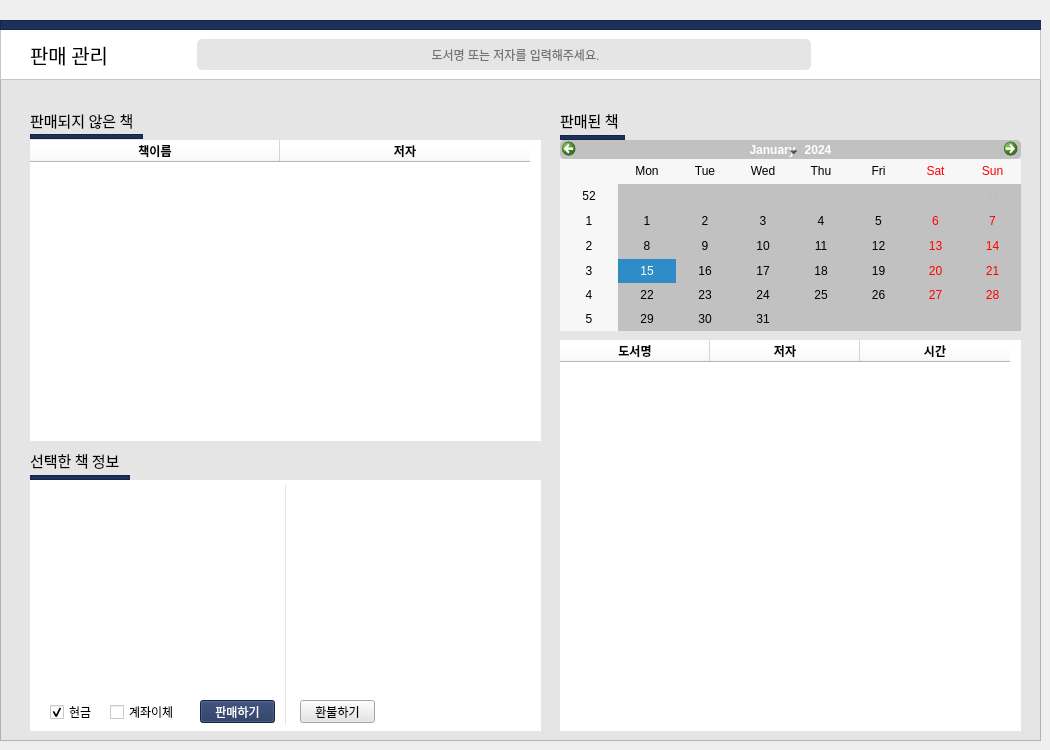
    <widget class="QWidget" name="about_sell">
     <widget class="QFrame" name="about_sell_frame">
      <property name="geometry">
       <rect>
        <x>0</x>
        <y>20</y>
        <width>1041</width>
        <height>721</height>
       </rect>
      </property>
      <property name="styleSheet">
       <string notr="true">background-color: rgb(229, 229, 229);</string>
      </property>
      <property name="frameShape">
       <enum>QFrame::StyledPanel</enum>
      </property>
      <property name="frameShadow">
       <enum>QFrame::Raised</enum>
      </property>
      <widget class="QCalendarWidget" name="calendarWidget">
       <property name="geometry">
        <rect>
         <x>560</x>
         <y>120</y>
         <width>461</width>
         <height>191</height>
        </rect>
       </property>
       <property name="styleSheet">
        <string notr="true">background-color: rgb(193, 193, 193);
border-radius: 5px;
</string>
       </property>
       <property name="gridVisible">
        <bool>false</bool>
       </property>
      </widget>
      <widget class="QTableWidget" name="nonsell_table">
       <property name="geometry">
        <rect>
         <x>30</x>
         <y>120</y>
         <width>511</width>
         <height>301</height>
        </rect>
       </property>
       <property name="styleSheet">
        <string notr="true">background-color: rgb(255, 255, 255);
</string>
       </property>
       <property name="frameShape">
        <enum>QFrame::NoFrame</enum>
       </property>
       <property name="frameShadow">
        <enum>QFrame::Plain</enum>
       </property>
       <property name="verticalScrollBarPolicy">
        <enum>Qt::ScrollBarAsNeeded</enum>
       </property>
       <property name="horizontalScrollBarPolicy">
        <enum>Qt::ScrollBarAlwaysOff</enum>
       </property>
       <property name="sizeAdjustPolicy">
        <enum>QAbstractScrollArea::AdjustIgnored</enum>
       </property>
       <property name="editTriggers">
        <set>QAbstractItemView::NoEditTriggers</set>
       </property>
       <property name="alternatingRowColors">
        <bool>true</bool>
       </property>
       <property name="selectionMode">
        <enum>QAbstractItemView::SingleSelection</enum>
       </property>
       <property name="selectionBehavior">
        <enum>QAbstractItemView::SelectRows</enum>
       </property>
       <property name="showGrid">
        <bool>true</bool>
       </property>
       <property name="gridStyle">
        <enum>Qt::SolidLine</enum>
       </property>
       <property name="sortingEnabled">
        <bool>false</bool>
       </property>
       <property name="wordWrap">
        <bool>true</bool>
       </property>
       <attribute name="horizontalHeaderCascadingSectionResizes">
        <bool>false</bool>
       </attribute>
       <attribute name="horizontalHeaderDefaultSectionSize">
        <number>250</number>
       </attribute>
       <column>
        <property name="text">
         <string>책이름</string>
        </property>
        <property name="font">
         <font>
          <weight>75</weight>
          <bold>true</bold>
         </font>
        </property>
       </column>
       <column>
        <property name="text">
         <string>저자</string>
        </property>
        <property name="font">
         <font>
          <weight>75</weight>
          <bold>true</bold>
         </font>
        </property>
       </column>
      </widget>
      <widget class="QTableWidget" name="timesell_table">
       <property name="geometry">
        <rect>
         <x>560</x>
         <y>320</y>
         <width>461</width>
         <height>391</height>
        </rect>
       </property>
       <property name="styleSheet">
        <string notr="true">background-color: rgb(255, 255, 255);</string>
       </property>
       <property name="frameShape">
        <enum>QFrame::NoFrame</enum>
       </property>
       <property name="horizontalScrollBarPolicy">
        <enum>Qt::ScrollBarAlwaysOff</enum>
       </property>
       <property name="editTriggers">
        <set>QAbstractItemView::NoEditTriggers</set>
       </property>
       <property name="alternatingRowColors">
        <bool>false</bool>
       </property>
       <property name="selectionMode">
        <enum>QAbstractItemView::SingleSelection</enum>
       </property>
       <property name="selectionBehavior">
        <enum>QAbstractItemView::SelectRows</enum>
       </property>
       <attribute name="horizontalHeaderDefaultSectionSize">
        <number>150</number>
       </attribute>
       <attribute name="verticalHeaderVisible">
        <bool>false</bool>
       </attribute>
       <column>
        <property name="text">
         <string>도서명</string>
        </property>
        <property name="font">
         <font>
          <weight>75</weight>
          <bold>true</bold>
         </font>
        </property>
       </column>
       <column>
        <property name="text">
         <string>저자</string>
        </property>
        <property name="font">
         <font>
          <weight>75</weight>
          <bold>true</bold>
         </font>
        </property>
       </column>
       <column>
        <property name="text">
         <string>시간</string>
        </property>
        <property name="font">
         <font>
          <weight>75</weight>
          <bold>true</bold>
         </font>
        </property>
       </column>
      </widget>
      <widget class="QPlainTextEdit" name="info_box">
       <property name="geometry">
        <rect>
         <x>30</x>
         <y>460</y>
         <width>511</width>
         <height>251</height>
        </rect>
       </property>
       <property name="font">
        <font>
         <family>a옛날목욕탕L</family>
         <pointsize>10</pointsize>
        </font>
       </property>
       <property name="contextMenuPolicy">
        <enum>Qt::DefaultContextMenu</enum>
       </property>
       <property name="styleSheet">
        <string notr="true">background-color: rgb(255, 255, 255);
</string>
       </property>
       <property name="frameShape">
        <enum>QFrame::NoFrame</enum>
       </property>
       <property name="readOnly">
        <bool>true</bool>
       </property>
      </widget>
      <widget class="QFrame" name="browse_frame">
       <property name="geometry">
        <rect>
         <x>0</x>
         <y>0</y>
         <width>1041</width>
         <height>60</height>
        </rect>
       </property>
       <property name="styleSheet">
        <string notr="true">background-color: rgb(255, 255, 255);</string>
       </property>
       <property name="frameShape">
        <enum>QFrame::StyledPanel</enum>
       </property>
       <property name="frameShadow">
        <enum>QFrame::Raised</enum>
       </property>
       <widget class="QLineEdit" name="search_text">
        <property name="geometry">
         <rect>
          <x>220</x>
          <y>19</y>
          <width>591</width>
          <height>31</height>
         </rect>
        </property>
        <property name="styleSheet">
         <string notr="true">background-color: rgb(229, 229, 229);
border-radius: 5px;</string>
        </property>
        <property name="text">
         <string/>
        </property>
        <property name="frame">
         <bool>false</bool>
        </property>
        <property name="alignment">
         <set>Qt::AlignCenter</set>
        </property>
        <property name="placeholderText">
         <string>도서명 또는 저자를 입력해주세요.</string>
        </property>
       </widget>
       <widget class="QPushButton" name="search_icon">
        <property name="enabled">
         <bool>false</bool>
        </property>
        <property name="geometry">
         <rect>
          <x>197</x>
          <y>19</y>
          <width>31</width>
          <height>31</height>
         </rect>
        </property>
        <property name="styleSheet">
         <string notr="true">background-color: rgb(229, 229, 229);
border-radius: 5px;</string>
        </property>
        <property name="text">
         <string/>
        </property>
        <property name="icon">
         <iconset>
          <normaloff>:/search_icon/active-search.png</normaloff>:/search_icon/active-search.png</iconset>
        </property>
        <property name="iconSize">
         <size>
          <width>25</width>
          <height>25</height>
         </size>
        </property>
        <property name="flat">
         <bool>true</bool>
        </property>
       </widget>
       <widget class="QFrame" name="color_frame_5">
        <property name="geometry">
         <rect>
          <x>0</x>
          <y>0</y>
          <width>1051</width>
          <height>10</height>
         </rect>
        </property>
        <property name="styleSheet">
         <string notr="true">background-color: rgb(29, 48, 90);</string>
        </property>
        <property name="frameShape">
         <enum>QFrame::StyledPanel</enum>
        </property>
        <property name="frameShadow">
         <enum>QFrame::Raised</enum>
        </property>
       </widget>
       <widget class="QLabel" name="label_2">
        <property name="geometry">
         <rect>
          <x>30</x>
          <y>19</y>
          <width>111</width>
          <height>31</height>
         </rect>
        </property>
        <property name="font">
         <font>
          <family>맑은 고딕 Semilight</family>
          <pointsize>15</pointsize>
         </font>
        </property>
        <property name="text">
         <string>판매 관리</string>
        </property>
       </widget>
      </widget>
      <widget class="QLabel" name="label_3">
       <property name="geometry">
        <rect>
         <x>30</x>
         <y>90</y>
         <width>161</width>
         <height>21</height>
        </rect>
       </property>
       <property name="font">
        <font>
         <family>맑은 고딕 Semilight</family>
         <pointsize>11</pointsize>
         <weight>50</weight>
         <bold>false</bold>
         <underline>false</underline>
        </font>
       </property>
       <property name="text">
        <string>판매되지 않은 책</string>
       </property>
      </widget>
      <widget class="QLabel" name="label_4">
       <property name="geometry">
        <rect>
         <x>560</x>
         <y>90</y>
         <width>91</width>
         <height>21</height>
        </rect>
       </property>
       <property name="font">
        <font>
         <family>맑은 고딕 Semilight</family>
         <pointsize>11</pointsize>
        </font>
       </property>
       <property name="text">
        <string>판매된 책</string>
       </property>
      </widget>
      <widget class="Line" name="line_7">
       <property name="geometry">
        <rect>
         <x>283</x>
         <y>465</y>
         <width>5</width>
         <height>240</height>
        </rect>
       </property>
       <property name="styleSheet">
        <string notr="true">background-color: rgb(255, 255, 255);
color: rgb(229, 229, 229);</string>
       </property>
       <property name="frameShadow">
        <enum>QFrame::Plain</enum>
       </property>
       <property name="lineWidth">
        <number>1</number>
       </property>
       <property name="orientation">
        <enum>Qt::Vertical</enum>
       </property>
      </widget>
      <widget class="QPlainTextEdit" name="nonsell_info_box">
       <property name="geometry">
        <rect>
         <x>40</x>
         <y>460</y>
         <width>241</width>
         <height>251</height>
        </rect>
       </property>
       <property name="styleSheet">
        <string notr="true">background-color: rgb(255, 255, 255);</string>
       </property>
       <property name="frameShape">
        <enum>QFrame::NoFrame</enum>
       </property>
       <property name="readOnly">
        <bool>true</bool>
       </property>
      </widget>
      <widget class="QPlainTextEdit" name="sell_info_box">
       <property name="geometry">
        <rect>
         <x>290</x>
         <y>460</y>
         <width>241</width>
         <height>251</height>
        </rect>
       </property>
       <property name="styleSheet">
        <string notr="true">background-color:rgb(255,255,255);
</string>
       </property>
       <property name="frameShape">
        <enum>QFrame::NoFrame</enum>
       </property>
       <property name="readOnly">
        <bool>true</bool>
       </property>
      </widget>
      <widget class="QPushButton" name="sell_button_2">
       <property name="geometry">
        <rect>
         <x>200</x>
         <y>680</y>
         <width>75</width>
         <height>23</height>
        </rect>
       </property>
       <property name="styleSheet">
        <string notr="true">background-color: rgb(29, 48, 90);
color: rgb(255, 255, 255);</string>
       </property>
       <property name="text">
        <string>판매하기</string>
       </property>
      </widget>
      <widget class="QPushButton" name="back_button">
       <property name="geometry">
        <rect>
         <x>300</x>
         <y>680</y>
         <width>75</width>
         <height>23</height>
        </rect>
       </property>
       <property name="styleSheet">
        <string notr="true">background-color: rgb(229, 229, 229);</string>
       </property>
       <property name="text">
        <string>환불하기</string>
       </property>
      </widget>
      <widget class="QCheckBox" name="checkBox1">
       <property name="geometry">
        <rect>
         <x>50</x>
         <y>684</y>
         <width>51</width>
         <height>16</height>
        </rect>
       </property>
       <property name="styleSheet">
        <string notr="true">background-color: rgb(255, 255, 255);</string>
       </property>
       <property name="text">
        <string>현금</string>
       </property>
       <property name="checked">
        <bool>true</bool>
       </property>
      </widget>
      <widget class="QCheckBox" name="checkBox2">
       <property name="geometry">
        <rect>
         <x>110</x>
         <y>684</y>
         <width>71</width>
         <height>16</height>
        </rect>
       </property>
       <property name="styleSheet">
        <string notr="true">background-color: rgb(255, 255, 255);</string>
       </property>
       <property name="text">
        <string>계좌이체</string>
       </property>
      </widget>
      <widget class="QLabel" name="label_14">
       <property name="geometry">
        <rect>
         <x>30</x>
         <y>430</y>
         <width>161</width>
         <height>21</height>
        </rect>
       </property>
       <property name="font">
        <font>
         <family>맑은 고딕 Semilight</family>
         <pointsize>11</pointsize>
        </font>
       </property>
       <property name="text">
        <string>선택한 책 정보</string>
       </property>
      </widget>
      <widget class="QFrame" name="color_frame_7">
       <property name="geometry">
        <rect>
         <x>30</x>
         <y>114</y>
         <width>113</width>
         <height>5</height>
        </rect>
       </property>
       <property name="styleSheet">
        <string notr="true">background-color: rgb(29, 48, 90);</string>
       </property>
       <property name="frameShape">
        <enum>QFrame::StyledPanel</enum>
       </property>
       <property name="frameShadow">
        <enum>QFrame::Raised</enum>
       </property>
      </widget>
      <widget class="QFrame" name="color_frame_9">
       <property name="geometry">
        <rect>
         <x>560</x>
         <y>115</y>
         <width>65</width>
         <height>5</height>
        </rect>
       </property>
       <property name="styleSheet">
        <string notr="true">background-color: rgb(29, 48, 90);</string>
       </property>
       <property name="frameShape">
        <enum>QFrame::StyledPanel</enum>
       </property>
       <property name="frameShadow">
        <enum>QFrame::Raised</enum>
       </property>
      </widget>
      <widget class="QFrame" name="color_frame_11">
       <property name="geometry">
        <rect>
         <x>30</x>
         <y>455</y>
         <width>100</width>
         <height>5</height>
        </rect>
       </property>
       <property name="styleSheet">
        <string notr="true">background-color: rgb(29, 48, 90);</string>
       </property>
       <property name="frameShape">
        <enum>QFrame::StyledPanel</enum>
       </property>
       <property name="frameShadow">
        <enum>QFrame::Raised</enum>
       </property>
      </widget>
     </widget>
    </widget>
